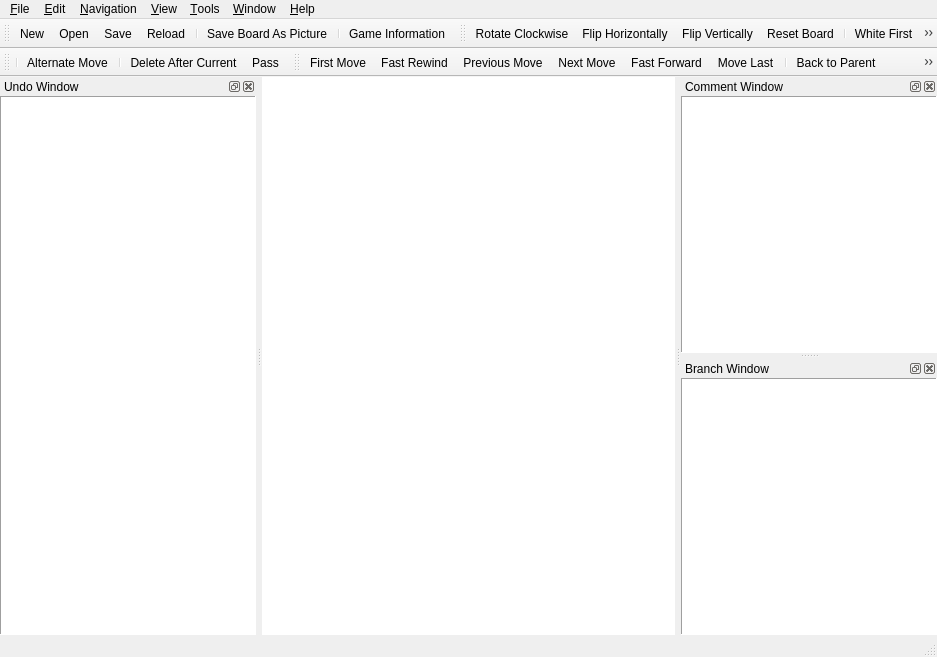
<?xml version="1.0" encoding="UTF-8"?>
<ui version="4.0">
 <class>MainWindow</class>
 <widget class="QMainWindow" name="MainWindow">
  <property name="geometry">
   <rect>
    <x>0</x>
    <y>0</y>
    <width>937</width>
    <height>657</height>
   </rect>
  </property>
  <property name="sizePolicy">
   <sizepolicy hsizetype="Minimum" vsizetype="Preferred">
    <horstretch>0</horstretch>
    <verstretch>0</verstretch>
   </sizepolicy>
  </property>
  <property name="acceptDrops">
   <bool>true</bool>
  </property>
  <property name="windowTitle">
   <string>mugo</string>
  </property>
  <property name="windowIcon">
   <iconset>
    <normaloff>:/pics/mugo.png</normaloff>:/pics/mugo.png</iconset>
  </property>
  <widget class="QWidget" name="centralWidget">
   <property name="styleSheet">
    <string>background-color: rgb(255, 255, 255);</string>
   </property>
   <layout class="QHBoxLayout" name="horizontalLayout_3">
    <property name="margin">
     <number>0</number>
    </property>
    <item>
     <widget class="BoardWidget" name="boardWidget" native="true"/>
    </item>
   </layout>
  </widget>
  <widget class="QMenuBar" name="menuBar">
   <property name="geometry">
    <rect>
     <x>0</x>
     <y>0</y>
     <width>937</width>
     <height>24</height>
    </rect>
   </property>
   <widget class="QMenu" name="menuFile">
    <property name="title">
     <string>&amp;File</string>
    </property>
    <widget class="QMenu" name="menuRecentFiles">
     <property name="title">
      <string>Recent Files</string>
     </property>
    </widget>
    <addaction name="actionNew"/>
    <addaction name="actionOpen"/>
    <addaction name="actionOpenURL"/>
    <addaction name="actionReload"/>
    <addaction name="actionSave"/>
    <addaction name="actionSaveAs"/>
    <addaction name="actionSaveBoardAsPicture"/>
    <addaction name="actionExportAsciiToClipboard"/>
    <addaction name="separator"/>
    <addaction name="menuRecentFiles"/>
    <addaction name="separator"/>
    <addaction name="actionExit"/>
   </widget>
   <widget class="QMenu" name="menuEdit">
    <property name="title">
     <string>&amp;Edit</string>
    </property>
    <widget class="QMenu" name="menuStoneMarkers">
     <property name="title">
      <string>Stone &amp;&amp; &amp;Markers</string>
     </property>
     <addaction name="actionAddBlackStone"/>
     <addaction name="actionAddWhiteStone"/>
     <addaction name="actionAddEmpty"/>
     <addaction name="separator"/>
     <addaction name="actionAddLabel"/>
     <addaction name="actionAddCircle"/>
     <addaction name="actionAddCross"/>
     <addaction name="actionAddSquare"/>
     <addaction name="actionAddTriangle"/>
     <addaction name="actionDeleteMarker"/>
    </widget>
    <widget class="QMenu" name="menuEncoding">
     <property name="title">
      <string>&amp;Encoding</string>
     </property>
     <addaction name="actionEncodingUTF8"/>
     <addaction name="separator"/>
     <addaction name="actionISO8859_1"/>
     <addaction name="actionISO8859_15"/>
     <addaction name="actionWindows_1252"/>
     <addaction name="actionISO8859_14"/>
     <addaction name="actionISO8859_7"/>
     <addaction name="actionWindows_1253"/>
     <addaction name="actionISO8859_10"/>
     <addaction name="actionISO8859_3"/>
     <addaction name="separator"/>
     <addaction name="actionISO8859_4"/>
     <addaction name="actionISO8859_13"/>
     <addaction name="actionWindows_1257"/>
     <addaction name="actionISO8859_2"/>
     <addaction name="actionWindows_1250"/>
     <addaction name="actionISO8859_5"/>
     <addaction name="actionWindows_1251"/>
     <addaction name="actionKoi8_R"/>
     <addaction name="actionKoi8_U"/>
     <addaction name="actionISO8859_16"/>
     <addaction name="separator"/>
     <addaction name="actionISO8859_11"/>
     <addaction name="actionISO8859_9"/>
     <addaction name="actionWindows_1254"/>
     <addaction name="actionWindows_1258"/>
     <addaction name="separator"/>
     <addaction name="actionISO8859_6"/>
     <addaction name="actionWindows_1256"/>
     <addaction name="actionWindows_1255"/>
     <addaction name="actionISO8859_8"/>
     <addaction name="separator"/>
     <addaction name="actionEncodingGB2312"/>
     <addaction name="actionEncodingBig5"/>
     <addaction name="separator"/>
     <addaction name="actionEncodingKorean"/>
     <addaction name="separator"/>
     <addaction name="actionEncodingEucJP"/>
     <addaction name="actionEncodingJIS"/>
     <addaction name="actionEncodingShiftJIS"/>
    </widget>
    <widget class="QMenu" name="menuAnnotation">
     <property name="title">
      <string>&amp;Annotation</string>
     </property>
     <addaction name="actionGoodMove"/>
     <addaction name="actionVeryGoodMove"/>
     <addaction name="actionBadMove"/>
     <addaction name="actionVeryBadMove"/>
     <addaction name="actionDoubtfulMove"/>
     <addaction name="actionInterestingMove"/>
     <addaction name="separator"/>
     <addaction name="actionEven"/>
     <addaction name="actionGoodForBlack"/>
     <addaction name="actionVeryGoodForBlack"/>
     <addaction name="actionGoodForWhite"/>
     <addaction name="actionVeryGoodForWhite"/>
     <addaction name="actionUnclear"/>
     <addaction name="separator"/>
     <addaction name="actionHotspot"/>
    </widget>
    <widget class="QMenu" name="menuEditMoveNumber">
     <property name="title">
      <string>Move &amp;Number</string>
     </property>
     <addaction name="actionSetMoveNumber"/>
     <addaction name="actionUnsetMoveNumber"/>
    </widget>
    <addaction name="separator"/>
    <addaction name="actionCopySGFtoClipboard"/>
    <addaction name="actionCopyCurrentSGFtoClipboard"/>
    <addaction name="actionPasteSGFfromClipboard"/>
    <addaction name="actionPasteSGFasBranchfromClipboard"/>
    <addaction name="separator"/>
    <addaction name="actionGameInformation"/>
    <addaction name="separator"/>
    <addaction name="actionDeleteAfterCurrent"/>
    <addaction name="actionDeleteOnlyCurrent"/>
    <addaction name="actionPass"/>
    <addaction name="separator"/>
    <addaction name="actionAlternateMove"/>
    <addaction name="menuStoneMarkers"/>
    <addaction name="menuAnnotation"/>
    <addaction name="menuEditMoveNumber"/>
    <addaction name="actionEditNodeName"/>
    <addaction name="separator"/>
    <addaction name="actionWhiteFirst"/>
    <addaction name="separator"/>
    <addaction name="actionRotateSgfClockwise"/>
    <addaction name="actionFlipSgfHorizontally"/>
    <addaction name="actionFlipSgfVertically"/>
    <addaction name="separator"/>
    <addaction name="menuEncoding"/>
   </widget>
   <widget class="QMenu" name="menuNavigation">
    <property name="title">
     <string>&amp;Navigation</string>
    </property>
    <addaction name="actionFirstMove"/>
    <addaction name="actionFastRewind"/>
    <addaction name="actionPreviousMove"/>
    <addaction name="actionNextMove"/>
    <addaction name="actionFastForward"/>
    <addaction name="actionMoveLast"/>
    <addaction name="separator"/>
    <addaction name="actionBackToParent"/>
    <addaction name="actionPreviousBranch"/>
    <addaction name="actionNextBranch"/>
    <addaction name="separator"/>
    <addaction name="actionJumpToMoveNumber"/>
    <addaction name="actionJumpToClicked"/>
   </widget>
   <widget class="QMenu" name="menuView">
    <property name="title">
     <string>&amp;View</string>
    </property>
    <widget class="QMenu" name="menuShowMoveNumber">
     <property name="title">
      <string>Move Number</string>
     </property>
     <property name="icon">
      <iconset>
       <normaloff>:/res/showmovenumber.png</normaloff>:/res/showmovenumber.png</iconset>
     </property>
     <addaction name="actionShowMoveNumber"/>
     <addaction name="separator"/>
     <addaction name="actionNoMoveNumber"/>
     <addaction name="actionLast1Move"/>
     <addaction name="actionLast2Moves"/>
     <addaction name="actionLast5Moves"/>
     <addaction name="actionLast10Moves"/>
     <addaction name="actionLast20Moves"/>
     <addaction name="actionLast50Moves"/>
     <addaction name="actionAllMoves"/>
    </widget>
    <addaction name="menuShowMoveNumber"/>
    <addaction name="separator"/>
    <addaction name="actionShowCoordinate"/>
    <addaction name="actionShowCoordinateI"/>
    <addaction name="actionShowMarker"/>
    <addaction name="actionShowBranchMoves"/>
    <addaction name="actionBranchMode"/>
    <addaction name="actionRotateBoardClockwise"/>
    <addaction name="actionFlipBoardHorizontally"/>
    <addaction name="actionFlipBoardVertically"/>
    <addaction name="actionResetBoard"/>
   </widget>
   <widget class="QMenu" name="menuTools">
    <property name="title">
     <string>&amp;Tools</string>
    </property>
    <widget class="QMenu" name="menuLanguage">
     <property name="title">
      <string>&amp;Language</string>
     </property>
     <addaction name="actionLanguageSystemDefault"/>
     <addaction name="actionLanguageEnglish"/>
     <addaction name="actionLanguageJapanese"/>
    </widget>
    <addaction name="actionCountTerritory"/>
    <addaction name="actionPlayWithGnugo"/>
    <addaction name="separator"/>
    <addaction name="actionTutorBossSides"/>
    <addaction name="actionTutorOneSide"/>
    <addaction name="separator"/>
    <addaction name="actionPlaySound"/>
    <addaction name="separator"/>
    <addaction name="action19x19Board"/>
    <addaction name="action13x13Board"/>
    <addaction name="action9x9Board"/>
    <addaction name="actionCustomBoardSize"/>
    <addaction name="separator"/>
    <addaction name="menuLanguage"/>
    <addaction name="actionOptions"/>
   </widget>
   <widget class="QMenu" name="menuHelp">
    <property name="title">
     <string>&amp;Help</string>
    </property>
    <addaction name="actionAbout"/>
    <addaction name="actionAboutQT"/>
   </widget>
   <widget class="QMenu" name="menuWindow">
    <property name="title">
     <string>&amp;Window</string>
    </property>
    <widget class="QMenu" name="menuToolbars">
     <property name="title">
      <string>Toolbars</string>
     </property>
     <addaction name="actionMainToolbar"/>
     <addaction name="actionEditToolbar"/>
     <addaction name="actionNavigationToolbar"/>
     <addaction name="actionOptionToolbar"/>
    </widget>
    <addaction name="menuToolbars"/>
   </widget>
   <addaction name="menuFile"/>
   <addaction name="menuEdit"/>
   <addaction name="menuNavigation"/>
   <addaction name="menuView"/>
   <addaction name="menuTools"/>
   <addaction name="menuWindow"/>
   <addaction name="menuHelp"/>
  </widget>
  <widget class="QToolBar" name="mainToolBar">
   <property name="iconSize">
    <size>
     <width>18</width>
     <height>18</height>
    </size>
   </property>
   <attribute name="toolBarArea">
    <enum>TopToolBarArea</enum>
   </attribute>
   <attribute name="toolBarBreak">
    <bool>false</bool>
   </attribute>
   <addaction name="actionNew"/>
   <addaction name="actionOpen"/>
   <addaction name="actionSave"/>
   <addaction name="actionReload"/>
   <addaction name="separator"/>
   <addaction name="actionSaveBoardAsPicture"/>
   <addaction name="separator"/>
   <addaction name="actionGameInformation"/>
  </widget>
  <widget class="QToolBar" name="optionToolBar">
   <property name="windowTitle">
    <string>toolBar</string>
   </property>
   <property name="iconSize">
    <size>
     <width>18</width>
     <height>18</height>
    </size>
   </property>
   <attribute name="toolBarArea">
    <enum>TopToolBarArea</enum>
   </attribute>
   <attribute name="toolBarBreak">
    <bool>false</bool>
   </attribute>
   <addaction name="actionRotateBoardClockwise"/>
   <addaction name="actionFlipBoardHorizontally"/>
   <addaction name="actionFlipBoardVertically"/>
   <addaction name="actionResetBoard"/>
   <addaction name="separator"/>
   <addaction name="actionWhiteFirst"/>
   <addaction name="separator"/>
   <addaction name="actionBranchMode"/>
  </widget>
  <widget class="QToolBar" name="editToolBar">
   <property name="windowTitle">
    <string>toolBar</string>
   </property>
   <property name="iconSize">
    <size>
     <width>18</width>
     <height>18</height>
    </size>
   </property>
   <attribute name="toolBarArea">
    <enum>TopToolBarArea</enum>
   </attribute>
   <attribute name="toolBarBreak">
    <bool>true</bool>
   </attribute>
   <addaction name="separator"/>
   <addaction name="actionAlternateMove"/>
   <addaction name="separator"/>
   <addaction name="actionDeleteAfterCurrent"/>
   <addaction name="actionPass"/>
  </widget>
  <widget class="QToolBar" name="navigationToolBar">
   <property name="windowTitle">
    <string>toolBar</string>
   </property>
   <property name="iconSize">
    <size>
     <width>18</width>
     <height>18</height>
    </size>
   </property>
   <attribute name="toolBarArea">
    <enum>TopToolBarArea</enum>
   </attribute>
   <attribute name="toolBarBreak">
    <bool>false</bool>
   </attribute>
   <addaction name="actionFirstMove"/>
   <addaction name="actionFastRewind"/>
   <addaction name="actionPreviousMove"/>
   <addaction name="actionNextMove"/>
   <addaction name="actionFastForward"/>
   <addaction name="actionMoveLast"/>
   <addaction name="separator"/>
   <addaction name="actionBackToParent"/>
   <addaction name="actionPreviousBranch"/>
   <addaction name="actionNextBranch"/>
   <addaction name="separator"/>
   <addaction name="actionJumpToMoveNumber"/>
   <addaction name="actionJumpToClicked"/>
  </widget>
  <widget class="QStatusBar" name="statusBar"/>
  <widget class="QDockWidget" name="commentDockWidget">
   <property name="windowTitle">
    <string>Comment Window</string>
   </property>
   <attribute name="dockWidgetArea">
    <number>2</number>
   </attribute>
   <widget class="QWidget" name="commentDockWidgetContents">
    <layout class="QHBoxLayout" name="horizontalLayout">
     <property name="margin">
      <number>0</number>
     </property>
     <item>
      <widget class="QPlainTextEdit" name="commentWidget">
       <property name="frameShape">
        <enum>QFrame::Panel</enum>
       </property>
      </widget>
     </item>
    </layout>
   </widget>
  </widget>
  <widget class="QDockWidget" name="branchDockWidget">
   <property name="windowTitle">
    <string>Branch Window</string>
   </property>
   <attribute name="dockWidgetArea">
    <number>2</number>
   </attribute>
   <widget class="QWidget" name="branchDockWidgetContents">
    <layout class="QHBoxLayout" name="horizontalLayout_4">
     <property name="margin">
      <number>0</number>
     </property>
     <item>
      <widget class="QTreeWidget" name="branchWidget">
       <property name="frameShape">
        <enum>QFrame::Panel</enum>
       </property>
       <property name="indentation">
        <number>15</number>
       </property>
       <property name="columnCount">
        <number>1</number>
       </property>
       <attribute name="headerVisible">
        <bool>false</bool>
       </attribute>
       <column>
        <property name="text">
         <string>1</string>
        </property>
       </column>
      </widget>
     </item>
    </layout>
   </widget>
  </widget>
  <widget class="QDockWidget" name="undoDockWidget">
   <property name="sizePolicy">
    <sizepolicy hsizetype="Preferred" vsizetype="Preferred">
     <horstretch>0</horstretch>
     <verstretch>0</verstretch>
    </sizepolicy>
   </property>
   <property name="floating">
    <bool>false</bool>
   </property>
   <property name="windowTitle">
    <string>Undo Window</string>
   </property>
   <attribute name="dockWidgetArea">
    <number>1</number>
   </attribute>
   <widget class="QWidget" name="dockWidgetContents">
    <layout class="QHBoxLayout" name="horizontalLayout_2">
     <property name="margin">
      <number>0</number>
     </property>
     <item>
      <widget class="QUndoView" name="undoView">
       <property name="frameShape">
        <enum>QFrame::Panel</enum>
       </property>
      </widget>
     </item>
    </layout>
   </widget>
  </widget>
  <action name="actionNew">
   <property name="icon">
    <iconset>
     <normaloff>:/res/filenew.png</normaloff>:/res/filenew.png</iconset>
   </property>
   <property name="text">
    <string>&amp;New</string>
   </property>
   <property name="shortcut">
    <string>Ctrl+N</string>
   </property>
  </action>
  <action name="actionOpen">
   <property name="icon">
    <iconset>
     <normaloff>:/res/fileopen.png</normaloff>:/res/fileopen.png</iconset>
   </property>
   <property name="text">
    <string>&amp;Open...</string>
   </property>
   <property name="shortcut">
    <string>Ctrl+O</string>
   </property>
  </action>
  <action name="actionOpenURL">
   <property name="text">
    <string>Open &amp;URL...</string>
   </property>
  </action>
  <action name="actionReload">
   <property name="icon">
    <iconset>
     <normaloff>:/res/reload.png</normaloff>:/res/reload.png</iconset>
   </property>
   <property name="text">
    <string>&amp;Reload</string>
   </property>
  </action>
  <action name="actionSave">
   <property name="icon">
    <iconset>
     <normaloff>:/res/filesave.png</normaloff>:/res/filesave.png</iconset>
   </property>
   <property name="text">
    <string>&amp;Save</string>
   </property>
   <property name="shortcut">
    <string>Ctrl+S</string>
   </property>
  </action>
  <action name="actionSaveAs">
   <property name="text">
    <string>Save &amp;As...</string>
   </property>
  </action>
  <action name="actionSaveBoardAsPicture">
   <property name="icon">
    <iconset>
     <normaloff>:/res/saveimage.png</normaloff>:/res/saveimage.png</iconset>
   </property>
   <property name="text">
    <string>Save &amp;Board As Picture</string>
   </property>
  </action>
  <action name="actionExit">
   <property name="text">
    <string>E&amp;xit</string>
   </property>
  </action>
  <action name="actionCopySGFtoClipboard">
   <property name="text">
    <string>Copy SGF to Clipboard</string>
   </property>
  </action>
  <action name="actionCopyCurrentSGFtoClipboard">
   <property name="text">
    <string>Copy Current SGF to Clipboard</string>
   </property>
  </action>
  <action name="actionPasteSGFfromClipboard">
   <property name="text">
    <string>Paste SGF from Clipboard</string>
   </property>
  </action>
  <action name="actionPasteSGFasBranchfromClipboard">
   <property name="text">
    <string>Paste SGF as Branch from Clipboard</string>
   </property>
  </action>
  <action name="actionGameInformation">
   <property name="icon">
    <iconset>
     <normaloff>:/res/gameinfo.png</normaloff>:/res/gameinfo.png</iconset>
   </property>
   <property name="text">
    <string>Game &amp;Information</string>
   </property>
  </action>
  <action name="actionDeleteAfterCurrent">
   <property name="icon">
    <iconset>
     <normaloff>:/res/remove.png</normaloff>:/res/remove.png</iconset>
   </property>
   <property name="text">
    <string>&amp;Delete After Current</string>
   </property>
  </action>
  <action name="actionPass">
   <property name="icon">
    <iconset>
     <normaloff>:/res/pass.png</normaloff>:/res/pass.png</iconset>
   </property>
   <property name="text">
    <string>&amp;Pass</string>
   </property>
  </action>
  <action name="actionEditNodeName">
   <property name="text">
    <string>Edit Node Name</string>
   </property>
  </action>
  <action name="actionAlternateMove">
   <property name="checkable">
    <bool>true</bool>
   </property>
   <property name="icon">
    <iconset>
     <normaloff>:/res/movealternate.png</normaloff>:/res/movealternate.png</iconset>
   </property>
   <property name="text">
    <string>Alternate Move</string>
   </property>
  </action>
  <action name="actionAddBlackStone">
   <property name="checkable">
    <bool>true</bool>
   </property>
   <property name="icon">
    <iconset>
     <normaloff>:/res/black_64.png</normaloff>:/res/black_64.png</iconset>
   </property>
   <property name="text">
    <string>Add Black Stone</string>
   </property>
  </action>
  <action name="actionAddWhiteStone">
   <property name="checkable">
    <bool>true</bool>
   </property>
   <property name="icon">
    <iconset>
     <normaloff>:/res/white_64.png</normaloff>:/res/white_64.png</iconset>
   </property>
   <property name="text">
    <string>Add White Stone</string>
   </property>
  </action>
  <action name="actionAddEmpty">
   <property name="checkable">
    <bool>true</bool>
   </property>
   <property name="icon">
    <iconset>
     <normaloff>:/res/empty.png</normaloff>:/res/empty.png</iconset>
   </property>
   <property name="text">
    <string>Add Empty</string>
   </property>
  </action>
  <action name="actionAddLabel">
   <property name="checkable">
    <bool>true</bool>
   </property>
   <property name="icon">
    <iconset>
     <normaloff>:/res/text.png</normaloff>:/res/text.png</iconset>
   </property>
   <property name="text">
    <string>Add Label</string>
   </property>
  </action>
  <action name="actionAddCircle">
   <property name="checkable">
    <bool>true</bool>
   </property>
   <property name="icon">
    <iconset>
     <normaloff>:/res/circle.png</normaloff>:/res/circle.png</iconset>
   </property>
   <property name="text">
    <string>Add Circle</string>
   </property>
  </action>
  <action name="actionAddCross">
   <property name="checkable">
    <bool>true</bool>
   </property>
   <property name="icon">
    <iconset>
     <normaloff>:/res/cross.png</normaloff>:/res/cross.png</iconset>
   </property>
   <property name="text">
    <string>Add Cross</string>
   </property>
  </action>
  <action name="actionAddSquare">
   <property name="checkable">
    <bool>true</bool>
   </property>
   <property name="icon">
    <iconset>
     <normaloff>:/res/square.png</normaloff>:/res/square.png</iconset>
   </property>
   <property name="text">
    <string>Add Square</string>
   </property>
  </action>
  <action name="actionAddTriangle">
   <property name="checkable">
    <bool>true</bool>
   </property>
   <property name="icon">
    <iconset>
     <normaloff>:/res/triangle.png</normaloff>:/res/triangle.png</iconset>
   </property>
   <property name="text">
    <string>Add Triangle</string>
   </property>
  </action>
  <action name="actionDeleteMarker">
   <property name="checkable">
    <bool>true</bool>
   </property>
   <property name="icon">
    <iconset>
     <normaloff>:/res/rubbereraser.png</normaloff>:/res/rubbereraser.png</iconset>
   </property>
   <property name="text">
    <string>Delete Marker</string>
   </property>
  </action>
  <action name="actionGoodMove">
   <property name="checkable">
    <bool>true</bool>
   </property>
   <property name="text">
    <string>Good Move</string>
   </property>
  </action>
  <action name="actionVeryGoodMove">
   <property name="checkable">
    <bool>true</bool>
   </property>
   <property name="text">
    <string>Very Good Move</string>
   </property>
  </action>
  <action name="actionBadMove">
   <property name="checkable">
    <bool>true</bool>
   </property>
   <property name="text">
    <string>Bad Move</string>
   </property>
  </action>
  <action name="actionVeryBadMove">
   <property name="checkable">
    <bool>true</bool>
   </property>
   <property name="text">
    <string>Very Bad Move</string>
   </property>
  </action>
  <action name="actionDoubtfulMove">
   <property name="checkable">
    <bool>true</bool>
   </property>
   <property name="text">
    <string>Doubtful Move</string>
   </property>
  </action>
  <action name="actionEven">
   <property name="checkable">
    <bool>true</bool>
   </property>
   <property name="text">
    <string>Even</string>
   </property>
  </action>
  <action name="actionGoodForBlack">
   <property name="checkable">
    <bool>true</bool>
   </property>
   <property name="text">
    <string>Good for Black</string>
   </property>
  </action>
  <action name="actionVeryGoodForBlack">
   <property name="checkable">
    <bool>true</bool>
   </property>
   <property name="text">
    <string>Very Good for Black</string>
   </property>
  </action>
  <action name="actionGoodForWhite">
   <property name="checkable">
    <bool>true</bool>
   </property>
   <property name="text">
    <string>Good for White</string>
   </property>
  </action>
  <action name="actionVeryGoodForWhite">
   <property name="checkable">
    <bool>true</bool>
   </property>
   <property name="text">
    <string>Very Good for White</string>
   </property>
  </action>
  <action name="actionUnclear">
   <property name="checkable">
    <bool>true</bool>
   </property>
   <property name="text">
    <string>Unclear</string>
   </property>
  </action>
  <action name="actionHotspot">
   <property name="checkable">
    <bool>true</bool>
   </property>
   <property name="text">
    <string>Hotspot</string>
   </property>
  </action>
  <action name="actionInterestingMove">
   <property name="checkable">
    <bool>true</bool>
   </property>
   <property name="text">
    <string>Interesting Move</string>
   </property>
  </action>
  <action name="actionRotateSgfClockwise">
   <property name="icon">
    <iconset>
     <normaloff>:/res/rotateright.png</normaloff>:/res/rotateright.png</iconset>
   </property>
   <property name="text">
    <string>Rotate SGF &amp;Clockwise</string>
   </property>
  </action>
  <action name="actionFlipSgfHorizontally">
   <property name="icon">
    <iconset>
     <normaloff>:/res/fliphorizontally.png</normaloff>:/res/fliphorizontally.png</iconset>
   </property>
   <property name="text">
    <string>Flip SGF &amp;Horizontally</string>
   </property>
  </action>
  <action name="actionFlipSgfVertically">
   <property name="icon">
    <iconset>
     <normaloff>:/res/flipvertically.png</normaloff>:/res/flipvertically.png</iconset>
   </property>
   <property name="text">
    <string>Flip SGF &amp;Vertically</string>
   </property>
  </action>
  <action name="actionJumpToMoveNumber">
   <property name="icon">
    <iconset>
     <normaloff>:/res/jumptonumber.png</normaloff>:/res/jumptonumber.png</iconset>
   </property>
   <property name="text">
    <string>Jump To Move Number</string>
   </property>
  </action>
  <action name="actionJumpToClicked">
   <property name="checkable">
    <bool>true</bool>
   </property>
   <property name="icon">
    <iconset>
     <normaloff>:/res/jumptoclicked.png</normaloff>:/res/jumptoclicked.png</iconset>
   </property>
   <property name="text">
    <string>Jump To Clicked</string>
   </property>
  </action>
  <action name="actionSetMoveNumber">
   <property name="text">
    <string>Set Move Number</string>
   </property>
  </action>
  <action name="actionUnsetMoveNumber">
   <property name="text">
    <string>Unset Move Number</string>
   </property>
  </action>
  <action name="actionWhiteFirst">
   <property name="checkable">
    <bool>true</bool>
   </property>
   <property name="icon">
    <iconset>
     <normaloff>:/res/whitefirst.png</normaloff>:/res/whitefirst.png</iconset>
   </property>
   <property name="text">
    <string>&amp;White First</string>
   </property>
  </action>
  <action name="actionEncodingUTF8">
   <property name="checkable">
    <bool>true</bool>
   </property>
   <property name="checked">
    <bool>true</bool>
   </property>
   <property name="text">
    <string>UTF-8</string>
   </property>
  </action>
  <action name="actionEncodingShiftJIS">
   <property name="checkable">
    <bool>true</bool>
   </property>
   <property name="text">
    <string>Japanese (Shift_JIS)</string>
   </property>
  </action>
  <action name="actionEncodingJIS">
   <property name="checkable">
    <bool>true</bool>
   </property>
   <property name="text">
    <string>Japanese (JIS)</string>
   </property>
  </action>
  <action name="actionEncodingEucJP">
   <property name="checkable">
    <bool>true</bool>
   </property>
   <property name="text">
    <string>Japanese (EUC)</string>
   </property>
  </action>
  <action name="actionEncodingKorean">
   <property name="checkable">
    <bool>true</bool>
   </property>
   <property name="text">
    <string>Korean (EUC-KR)</string>
   </property>
  </action>
  <action name="actionKoi8_R">
   <property name="checkable">
    <bool>true</bool>
   </property>
   <property name="text">
    <string>Cyrillic (KOI8-R)</string>
   </property>
  </action>
  <action name="actionKoi8_U">
   <property name="checkable">
    <bool>true</bool>
   </property>
   <property name="text">
    <string>Cyrillic/Ukrainian (KOI8-U)</string>
   </property>
  </action>
  <action name="actionWindows_1250">
   <property name="checkable">
    <bool>true</bool>
   </property>
   <property name="text">
    <string>Central European (Windows-1250)</string>
   </property>
  </action>
  <action name="actionWindows_1251">
   <property name="checkable">
    <bool>true</bool>
   </property>
   <property name="text">
    <string>Cyrillic (Windows-1251)</string>
   </property>
  </action>
  <action name="actionWindows_1252">
   <property name="checkable">
    <bool>true</bool>
   </property>
   <property name="text">
    <string>Western (Windows-1252)</string>
   </property>
  </action>
  <action name="actionWindows_1253">
   <property name="checkable">
    <bool>true</bool>
   </property>
   <property name="text">
    <string>Greek (Windows-1253)</string>
   </property>
  </action>
  <action name="actionWindows_1254">
   <property name="checkable">
    <bool>true</bool>
   </property>
   <property name="text">
    <string>Turkish (Windows-1254)</string>
   </property>
  </action>
  <action name="actionWindows_1255">
   <property name="checkable">
    <bool>true</bool>
   </property>
   <property name="text">
    <string>Hebrew (Windows-1255)</string>
   </property>
  </action>
  <action name="actionWindows_1256">
   <property name="checkable">
    <bool>true</bool>
   </property>
   <property name="text">
    <string>Arabic (Windows-1256)</string>
   </property>
  </action>
  <action name="actionWindows_1257">
   <property name="checkable">
    <bool>true</bool>
   </property>
   <property name="text">
    <string>Baltic (Windows-1257)</string>
   </property>
  </action>
  <action name="actionWindows_1258">
   <property name="checkable">
    <bool>true</bool>
   </property>
   <property name="text">
    <string>Vietnamese (Windows-1258)</string>
   </property>
  </action>
  <action name="actionISO8859_1">
   <property name="checkable">
    <bool>true</bool>
   </property>
   <property name="text">
    <string>Western (ISO-8859-1)</string>
   </property>
  </action>
  <action name="actionISO8859_2">
   <property name="checkable">
    <bool>true</bool>
   </property>
   <property name="text">
    <string>Central European (ISO-8859-2)</string>
   </property>
  </action>
  <action name="actionISO8859_3">
   <property name="checkable">
    <bool>true</bool>
   </property>
   <property name="text">
    <string>South European (ISO-8859-3)</string>
   </property>
  </action>
  <action name="actionISO8859_4">
   <property name="checkable">
    <bool>true</bool>
   </property>
   <property name="text">
    <string>Baltic (ISO-8859-4)</string>
   </property>
  </action>
  <action name="actionISO8859_5">
   <property name="checkable">
    <bool>true</bool>
   </property>
   <property name="text">
    <string>Cyrillic (ISO-8859-5)</string>
   </property>
  </action>
  <action name="actionISO8859_6">
   <property name="checkable">
    <bool>true</bool>
   </property>
   <property name="text">
    <string>Arabic (ISO-8859-6)</string>
   </property>
  </action>
  <action name="actionISO8859_7">
   <property name="checkable">
    <bool>true</bool>
   </property>
   <property name="text">
    <string>Greek (ISO-8859-7)</string>
   </property>
  </action>
  <action name="actionISO8859_8">
   <property name="checkable">
    <bool>true</bool>
   </property>
   <property name="text">
    <string>Hebrew Visual (ISO-8859-8)</string>
   </property>
  </action>
  <action name="actionISO8859_9">
   <property name="checkable">
    <bool>true</bool>
   </property>
   <property name="text">
    <string>Turkish (ISO-8859-9)</string>
   </property>
  </action>
  <action name="actionISO8859_10">
   <property name="checkable">
    <bool>true</bool>
   </property>
   <property name="text">
    <string>Nordic (ISO-8859-10)</string>
   </property>
  </action>
  <action name="actionISO8859_11">
   <property name="checkable">
    <bool>true</bool>
   </property>
   <property name="text">
    <string>Thai (ISO-8859-11)</string>
   </property>
  </action>
  <action name="actionISO8859_13">
   <property name="checkable">
    <bool>true</bool>
   </property>
   <property name="text">
    <string>Baltic (ISO-8859-13)</string>
   </property>
  </action>
  <action name="actionISO8859_14">
   <property name="checkable">
    <bool>true</bool>
   </property>
   <property name="text">
    <string>Celtic (ISO-8859-14)</string>
   </property>
  </action>
  <action name="actionISO8859_15">
   <property name="checkable">
    <bool>true</bool>
   </property>
   <property name="text">
    <string>Western (ISO-8859-15)</string>
   </property>
  </action>
  <action name="actionISO8859_16">
   <property name="checkable">
    <bool>true</bool>
   </property>
   <property name="text">
    <string>Romanian (ISO-8859-16)</string>
   </property>
  </action>
  <action name="actionEncodingGB2312">
   <property name="checkable">
    <bool>true</bool>
   </property>
   <property name="text">
    <string>Chinese Simplified (GB2312)</string>
   </property>
  </action>
  <action name="actionEncodingBig5">
   <property name="checkable">
    <bool>true</bool>
   </property>
   <property name="text">
    <string>Chinese Traditional (Big5)</string>
   </property>
  </action>
  <action name="actionFirstMove">
   <property name="icon">
    <iconset>
     <normaloff>:/res/firstmove.png</normaloff>:/res/firstmove.png</iconset>
   </property>
   <property name="text">
    <string>First Move</string>
   </property>
  </action>
  <action name="actionFastRewind">
   <property name="icon">
    <iconset>
     <normaloff>:/res/fastrewind.png</normaloff>:/res/fastrewind.png</iconset>
   </property>
   <property name="text">
    <string>Fast Rewind</string>
   </property>
  </action>
  <action name="actionPreviousMove">
   <property name="icon">
    <iconset>
     <normaloff>:/res/prevmove.png</normaloff>:/res/prevmove.png</iconset>
   </property>
   <property name="text">
    <string>Previous Move</string>
   </property>
  </action>
  <action name="actionNextMove">
   <property name="icon">
    <iconset>
     <normaloff>:/res/nextmove.png</normaloff>:/res/nextmove.png</iconset>
   </property>
   <property name="text">
    <string>Next Move</string>
   </property>
  </action>
  <action name="actionFastForward">
   <property name="icon">
    <iconset>
     <normaloff>:/res/fastforward.png</normaloff>:/res/fastforward.png</iconset>
   </property>
   <property name="text">
    <string>Fast Forward</string>
   </property>
  </action>
  <action name="actionMoveLast">
   <property name="icon">
    <iconset>
     <normaloff>:/res/lastmove.png</normaloff>:/res/lastmove.png</iconset>
   </property>
   <property name="text">
    <string>Move Last</string>
   </property>
  </action>
  <action name="actionBackToParent">
   <property name="icon">
    <iconset>
     <normaloff>:/res/backparent.png</normaloff>:/res/backparent.png</iconset>
   </property>
   <property name="text">
    <string>Back to Parent</string>
   </property>
  </action>
  <action name="actionPreviousBranch">
   <property name="icon">
    <iconset>
     <normaloff>:/res/prevbranch.png</normaloff>:/res/prevbranch.png</iconset>
   </property>
   <property name="text">
    <string>Previous Branch</string>
   </property>
  </action>
  <action name="actionNextBranch">
   <property name="icon">
    <iconset>
     <normaloff>:/res/nextbranch.png</normaloff>:/res/nextbranch.png</iconset>
   </property>
   <property name="text">
    <string>Next Branch</string>
   </property>
  </action>
  <action name="actionShowMoveNumber">
   <property name="checkable">
    <bool>true</bool>
   </property>
   <property name="checked">
    <bool>true</bool>
   </property>
   <property name="icon">
    <iconset>
     <normaloff>:/res/showmovenumber.png</normaloff>:/res/showmovenumber.png</iconset>
   </property>
   <property name="text">
    <string>Show Move Number</string>
   </property>
  </action>
  <action name="actionNoMoveNumber">
   <property name="checkable">
    <bool>true</bool>
   </property>
   <property name="checked">
    <bool>true</bool>
   </property>
   <property name="text">
    <string>No Move Number</string>
   </property>
  </action>
  <action name="actionLast1Move">
   <property name="checkable">
    <bool>true</bool>
   </property>
   <property name="text">
    <string>Last 1 Move</string>
   </property>
  </action>
  <action name="actionLast2Moves">
   <property name="checkable">
    <bool>true</bool>
   </property>
   <property name="text">
    <string>Last 2 Moves</string>
   </property>
  </action>
  <action name="actionLast5Moves">
   <property name="checkable">
    <bool>true</bool>
   </property>
   <property name="text">
    <string>Last 5 Moves</string>
   </property>
  </action>
  <action name="actionLast10Moves">
   <property name="checkable">
    <bool>true</bool>
   </property>
   <property name="text">
    <string>Last 10 Moves</string>
   </property>
  </action>
  <action name="actionLast20Moves">
   <property name="checkable">
    <bool>true</bool>
   </property>
   <property name="text">
    <string>Last 20 Moves</string>
   </property>
  </action>
  <action name="actionLast50Moves">
   <property name="checkable">
    <bool>true</bool>
   </property>
   <property name="text">
    <string>Last 50 Moves</string>
   </property>
  </action>
  <action name="actionAllMoves">
   <property name="checkable">
    <bool>true</bool>
   </property>
   <property name="text">
    <string>All Moves</string>
   </property>
  </action>
  <action name="actionShowCoordinate">
   <property name="checkable">
    <bool>true</bool>
   </property>
   <property name="checked">
    <bool>true</bool>
   </property>
   <property name="text">
    <string>Show Coordinate</string>
   </property>
  </action>
  <action name="actionShowCoordinateI">
   <property name="checkable">
    <bool>true</bool>
   </property>
   <property name="text">
    <string>Show Coordinate With &amp;I</string>
   </property>
  </action>
  <action name="actionShowMarker">
   <property name="checkable">
    <bool>true</bool>
   </property>
   <property name="checked">
    <bool>true</bool>
   </property>
   <property name="text">
    <string>Show Marker</string>
   </property>
  </action>
  <action name="actionShowBranchMoves">
   <property name="checkable">
    <bool>true</bool>
   </property>
   <property name="checked">
    <bool>true</bool>
   </property>
   <property name="text">
    <string>Show Branch Moves</string>
   </property>
  </action>
  <action name="actionBranchMode">
   <property name="checkable">
    <bool>true</bool>
   </property>
   <property name="icon">
    <iconset>
     <normaloff>:/res/branchmode.png</normaloff>:/res/branchmode.png</iconset>
   </property>
   <property name="text">
    <string>&amp;Branch Mode</string>
   </property>
  </action>
  <action name="actionRotateBoardClockwise">
   <property name="checkable">
    <bool>true</bool>
   </property>
   <property name="icon">
    <iconset>
     <normaloff>:/res/rotateright.png</normaloff>:/res/rotateright.png</iconset>
   </property>
   <property name="text">
    <string>Rotate &amp;Clockwise</string>
   </property>
  </action>
  <action name="actionFlipBoardHorizontally">
   <property name="checkable">
    <bool>true</bool>
   </property>
   <property name="icon">
    <iconset>
     <normaloff>:/res/fliphorizontally.png</normaloff>:/res/fliphorizontally.png</iconset>
   </property>
   <property name="text">
    <string>Flip &amp;Horizontally</string>
   </property>
  </action>
  <action name="actionFlipBoardVertically">
   <property name="checkable">
    <bool>true</bool>
   </property>
   <property name="icon">
    <iconset>
     <normaloff>:/res/flipvertically.png</normaloff>:/res/flipvertically.png</iconset>
   </property>
   <property name="text">
    <string>Flip &amp;Vertically</string>
   </property>
  </action>
  <action name="actionResetBoard">
   <property name="icon">
    <iconset>
     <normaloff>:/res/resetboard.png</normaloff>:/res/resetboard.png</iconset>
   </property>
   <property name="text">
    <string>&amp;Reset Board</string>
   </property>
  </action>
  <action name="actionCountTerritory">
   <property name="checkable">
    <bool>true</bool>
   </property>
   <property name="text">
    <string>&amp;Count Territory</string>
   </property>
  </action>
  <action name="actionPlayWithGnugo">
   <property name="checkable">
    <bool>true</bool>
   </property>
   <property name="text">
    <string>Play with gnugo</string>
   </property>
  </action>
  <action name="actionTutorBossSides">
   <property name="checkable">
    <bool>true</bool>
   </property>
   <property name="text">
    <string>Tutor Boss Sides</string>
   </property>
  </action>
  <action name="actionTutorOneSide">
   <property name="checkable">
    <bool>true</bool>
   </property>
   <property name="text">
    <string>Tutor One Side</string>
   </property>
  </action>
  <action name="actionPlaySound">
   <property name="checkable">
    <bool>true</bool>
   </property>
   <property name="icon">
    <iconset>
     <normaloff>:/res/sound.png</normaloff>:/res/sound.png</iconset>
   </property>
   <property name="text">
    <string>Play &amp;Sound</string>
   </property>
  </action>
  <action name="action19x19Board">
   <property name="text">
    <string>19 x 19 Board</string>
   </property>
  </action>
  <action name="action13x13Board">
   <property name="text">
    <string>13 x 13 Board</string>
   </property>
  </action>
  <action name="action9x9Board">
   <property name="text">
    <string>9 x 9 Board</string>
   </property>
  </action>
  <action name="actionCustomBoardSize">
   <property name="text">
    <string>Custom Board Size</string>
   </property>
  </action>
  <action name="actionLanguageSystemDefault">
   <property name="checkable">
    <bool>true</bool>
   </property>
   <property name="text">
    <string>System Default</string>
   </property>
  </action>
  <action name="actionLanguageEnglish">
   <property name="checkable">
    <bool>true</bool>
   </property>
   <property name="text">
    <string>English</string>
   </property>
  </action>
  <action name="actionLanguageJapanese">
   <property name="checkable">
    <bool>true</bool>
   </property>
   <property name="text">
    <string>Japanese</string>
   </property>
  </action>
  <action name="actionOptions">
   <property name="icon">
    <iconset>
     <normaloff>:/res/options.png</normaloff>:/res/options.png</iconset>
   </property>
   <property name="text">
    <string>&amp;Options...</string>
   </property>
  </action>
  <action name="actionMainToolbar">
   <property name="checkable">
    <bool>true</bool>
   </property>
   <property name="checked">
    <bool>true</bool>
   </property>
   <property name="text">
    <string>Main Toolbar</string>
   </property>
  </action>
  <action name="actionOptionToolbar">
   <property name="checkable">
    <bool>true</bool>
   </property>
   <property name="checked">
    <bool>true</bool>
   </property>
   <property name="text">
    <string>Option Toolbar</string>
   </property>
  </action>
  <action name="actionEditToolbar">
   <property name="checkable">
    <bool>true</bool>
   </property>
   <property name="checked">
    <bool>true</bool>
   </property>
   <property name="text">
    <string>Edit Toolbar</string>
   </property>
  </action>
  <action name="actionNavigationToolbar">
   <property name="checkable">
    <bool>true</bool>
   </property>
   <property name="checked">
    <bool>true</bool>
   </property>
   <property name="text">
    <string>Navigation Toolbar</string>
   </property>
  </action>
  <action name="actionAbout">
   <property name="icon">
    <iconset>
     <normaloff>:/pics/mugo.png</normaloff>:/pics/mugo.png</iconset>
   </property>
   <property name="text">
    <string>&amp;About...</string>
   </property>
  </action>
  <action name="actionAboutQT">
   <property name="icon">
    <iconset>
     <normaloff>:/res/qt.png</normaloff>:/res/qt.png</iconset>
   </property>
   <property name="text">
    <string>About Qt...</string>
   </property>
  </action>
  <action name="actionExportAsciiToClipboard">
   <property name="text">
    <string>Export Ascii to &amp;Clipboard</string>
   </property>
  </action>
  <action name="actionDeleteOnlyCurrent">
   <property name="icon">
    <iconset>
     <normaloff>:/res/removeself.png</normaloff>:/res/removeself.png</iconset>
   </property>
   <property name="text">
    <string>Delete Only Current</string>
   </property>
  </action>
 </widget>
 <layoutdefault spacing="6" margin="11"/>
 <customwidgets>
  <customwidget>
   <class>BoardWidget</class>
   <extends>QWidget</extends>
   <header>boardwidget.h</header>
   <container>1</container>
  </customwidget>
  <customwidget>
   <class>QUndoView</class>
   <extends>QListView</extends>
   <header location="global">qundoview.h</header>
  </customwidget>
 </customwidgets>
 <tabstops>
  <tabstop>branchWidget</tabstop>
  <tabstop>commentWidget</tabstop>
  <tabstop>undoView</tabstop>
 </tabstops>
 <resources/>
 <connections/>
</ui>
